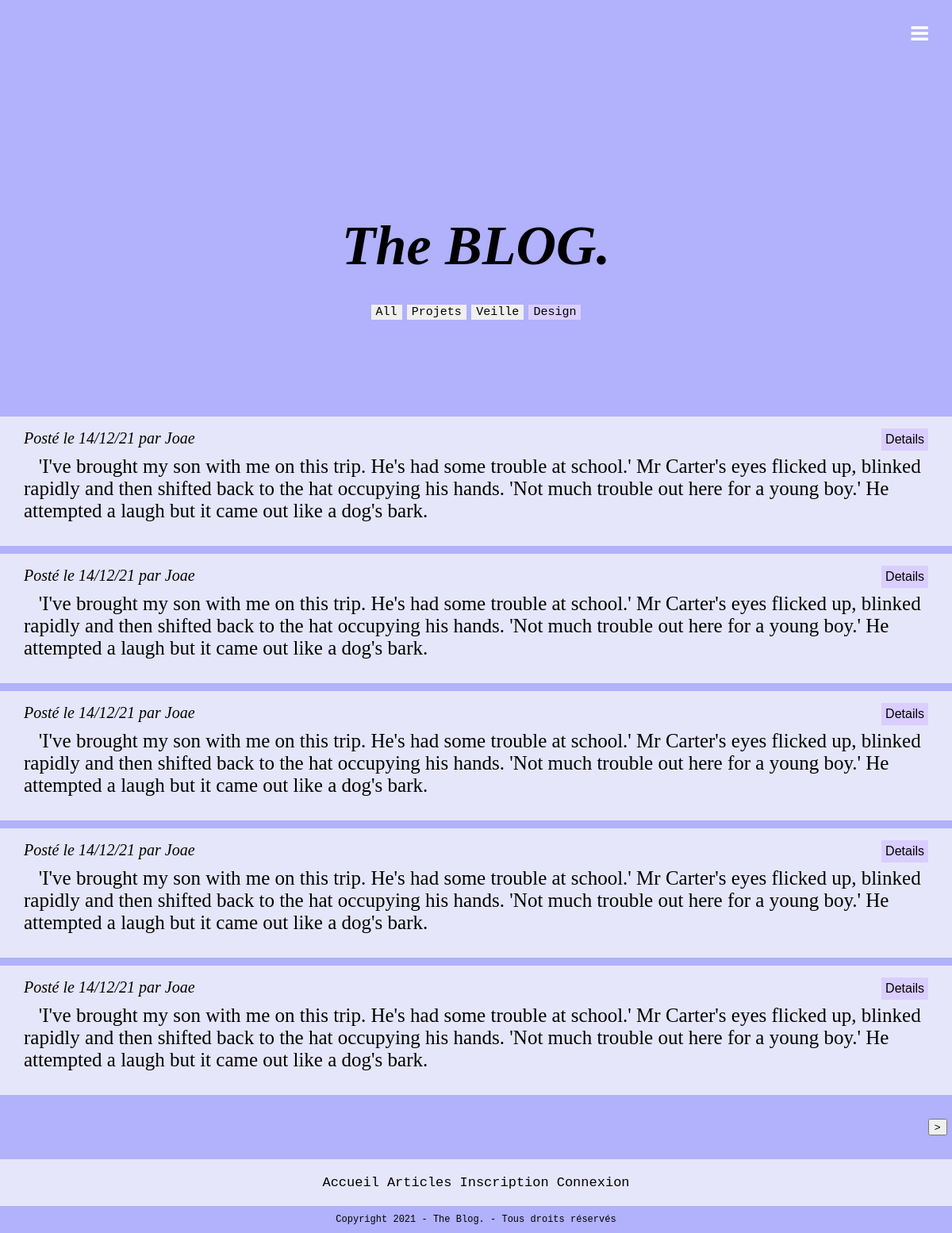
The page /articles.php?Categorie=Design on the database its author committed.
### tables this page shows
CREATE TABLE `articles` (
  `id` int(11) NOT NULL,
  `article` text NOT NULL,
  `id_utilisateur` int(11) NOT NULL,
  `id_categorie` int(11) NOT NULL,
  `date` timestamp NOT NULL DEFAULT CURRENT_TIMESTAMP ON UPDATE CURRENT_TIMESTAMP
);

CREATE TABLE `utilisateurs` (
  `id` int(11) NOT NULL,
  `login` varchar(255) NOT NULL,
  `password` varchar(255) NOT NULL,
  `email` varchar(255) NOT NULL,
  `id_droits` int(11) NOT NULL
);

### articles.php (the view, shortened to what this page needs)
<!DOCTYPE html>
<html>
<head>
  <?php include "head.php";?>
 </head>
 <body>
  <header>
    <?php include "header.php";?>
  </header>
  <main>
  <h1 class="title"><i>The BLOG.  </i></h1>
  <form method="get" class="art_cat">
    <input class ="All" type="submit" name = "All" value="All"></input>
    <input class ="Projets" type="submit" name = "Categorie" value="Projets"></input>
    <input class ="Veille" type="submit" name = "Categorie" value="Veille"></input>
    <input class ="Design" type="submit" name = "Categorie" value="Design"></input>
  </form>
  <div class='index_articles'>
<?php
include "db_link.php";
if(isset($_GET["Categorie"])){
    ?><style>.Projets{background-color : rgb(217, 206, 255);}</style> <?php
    ?><style>.Veille{background-color : rgb(217, 206, 255);}</style> <?php
  if($_GET["Categorie"]=="Design"){
    $sql = "SELECT * FROM articles WHERE id_categorie = 3";
    ?><style>.Design{background-color : rgb(217, 206, 255);}</style> <?php
  }
}
elseif(isset($_GET["All"])){
  $sql = "SELECT * FROM articles ";
  ?><style>.All{background-color : rgb(217, 206, 255);}</style> <?php
}
else{
  $sql = "SELECT * FROM articles ";
  ?><style>.All{background-color : rgb(217, 206, 255);}</style> <?php
}
$query = $conn->query($sql);
$comments = $query->fetch_all();
$sql = "SELECT utilisateurs.id, utilisateurs.login FROM utilisateurs INNER JOIN articles ON articles.id_utilisateur = articles.id" ;
$query = $conn->query($sql);
$users = $query->fetch_all();
$i = 0;
$u = 0;
$arts = array();
foreach(array_reverse($comments) as $comment){
  $arts[$u][] = $comment;
  $i++;
  if ($i == 5){
    $i = 0;
    $u ++;
  }
}
foreach($arts[$_SESSION["page"]] as $article){
  echo "<div>
          <article>";
  foreach($users as $user){
    if ($article[2] == $user[0]){
      $uname = $user[1];
    }
  }
  $date = date_create($article[4]);
  $date = date_format($date, 'd/m/y');
  echo "
  <div class='articles_container'>
    <div class='info_article'>
      <div class='post_info'> Posté le $date par $uname</br>
      </div>
      <div class='read_more'>
        <form action = 'article.php' method = 'get'> <button name ='id' type='submit' value ='$article[0]'> Details </button>
          </form>
      </div>
    </div>
    <div > &nbsp&nbsp $article[1]
    </div>
  </div>
  </div>
  </article>
  ";
}
if(count($comments)>4){
  echo "
    <form method='get'>
    <div class = 'art_arr'>
    <button id ='left' name = 'page' type = 'submit' value='".($_SESSION['page']-1)."'> <</button>
    <button id ='right' name = 'page' type = 'submit' value='".($_SESSION['page']+1)."'> ></button>
    </div>
    </form>";
    ?><style>#left{color : rgb(177, 177, 252);border:none;background-color:rgb(177, 177, 252)}</style> <?php
    ?><style>#right{color : rgb(177, 177, 252);border:none;background-color:rgb(177, 177, 252)}</style> <?php
}
?>
</div>
  </main>
  <footer>
    <?php include "footer.php";?>
  </footer>
</body>
</html>

### style.css (style rules this page uses)
* { box-sizing: border-box; margin : 0; }
body { background-color: rgb(177, 177, 252); font-family : Georgia, serif; font-size : 25px; }
main { display : flex; flex-direction : column; }
header { display : flex; flex-direction: row; justify-content: flex-end; align-items: flex-end; gap : 20px; padding : 30px; }
.post_info { width : 100%; font-style : italic; }
.read_more { width: 100px; }
.title { display : flex; flex-direction: column; justify-content: center; align-items:center; height: 430px; font-size : 70px; }
footer { font-size : 10px; }
.index_articles { display : flex; flex-direction :column; gap : 10px; }
.index_articles article { background-color : lavender; width : 1200px; display : flex ; flex-direction: column; justify-content: center; align-items:center; box-sizing: border-box; padding: 30px; }
main { display : flex; flex-direction : column; justify-content: center; align-items: center; }
.info_article { display :flex; flex-direction : row; justify-content: flex-start; align-items: flex-start; width : 100%; gap : 850px; font-size : 20px; line-height : 35px; padding-bottom : 4px; margin-top : -20px; }
.info_article button { border :none; font-size : 16px; padding : 5px; background-color:rgb(217, 206, 255); cursor : pointer; }
.art_cat { margin-top : -150px; margin-bottom : 122px; }
.art_cat input { border :none; font-family : monospace; font-size : 15px; }
.art_arr { display : flex; gap : 1150px; color : black; padding-top: 20px; margin-bottom: -20px; }
#right { cursor: pointer; }
#left { cursor: pointer; }

### articles.php (style rules this page uses)
.Design { background-color : rgb(217, 206, 255); }
#left { color : rgb(177, 177, 252);border:none;background-color:rgb(177, 177, 252) }

### rows shown on the page
articles: date "14/12/21", id_utilisateur.login "Joae", $article[0] 16 (drawn), article "'I've brought my son with me on this trip. He's had some trouble at school.' Mr Carter's eyes flicked up, blinked rapidly and then shifted back to the hat occupying his hands. 'Not much trouble out here for a young boy.' He attempted a laugh but it came out like a dog's bark."
articles: date "14/12/21", id_utilisateur.login "Joae", $article[0] 9 (drawn), article "'I've brought my son with me on this trip. He's had some trouble at school.' Mr Carter's eyes flicked up, blinked rapidly and then shifted back to the hat occupying his hands. 'Not much trouble out here for a young boy.' He attempted a laugh but it came out like a dog's bark."
articles: date "14/12/21", id_utilisateur.login "Joae", $article[0] 15 (drawn), article "'I've brought my son with me on this trip. He's had some trouble at school.' Mr Carter's eyes flicked up, blinked rapidly and then shifted back to the hat occupying his hands. 'Not much trouble out here for a young boy.' He attempted a laugh but it came out like a dog's bark."
articles: date "14/12/21", id_utilisateur.login "Joae", $article[0] 14 (drawn), article "'I've brought my son with me on this trip. He's had some trouble at school.' Mr Carter's eyes flicked up, blinked rapidly and then shifted back to the hat occupying his hands. 'Not much trouble out here for a young boy.' He attempted a laugh but it came out like a dog's bark."
articles: date "14/12/21", id_utilisateur.login "Joae", $article[0] 13 (drawn), article "'I've brought my son with me on this trip. He's had some trouble at school.' Mr Carter's eyes flicked up, blinked rapidly and then shifted back to the hat occupying his hands. 'Not much trouble out here for a young boy.' He attempted a laugh but it came out like a dog's bark."
